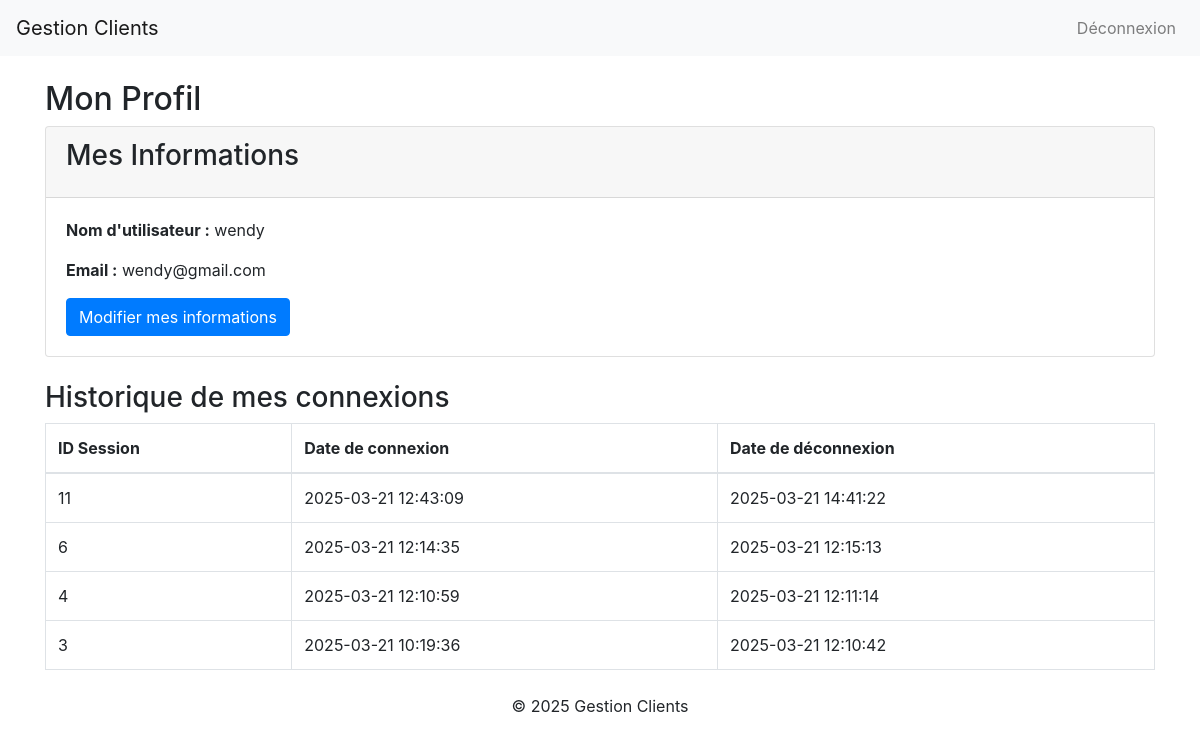
Screenshot of /index.php?controller=user&action=profile (signed in) with the database file from the repository.
### tables this page shows
CREATE TABLE `sessions` (
  `id` int(11) NOT NULL,
  `user_id` int(11) DEFAULT NULL,
  `login_time` timestamp NOT NULL DEFAULT current_timestamp(),
  `logout_time` timestamp NULL DEFAULT NULL
);

### models/Database.php (called while the page is built, shortened)
<?php
class Database {
    private static $instance = null;
    private $pdo;
    private function __construct() {
        $dsn = "mysql:host=" . DB_HOST . ";dbname=" . DB_NAME . ";charset=utf8mb4";
        $this->pdo = new PDO($dsn, DB_USER, DB_PASS, $GLOBALS['options']);
    }
    public static function getInstance() {
        if (self::$instance === null) {
            self::$instance = new Database();
        }
        return self::$instance;
    }
    public function getConnection() {
        return $this->pdo;
    }
}

### controllers/UserController.php (called while the page is built, shortened)
<?php
require_once __DIR__ . '/../models/Session.php';
class UserController {
    private $sessionModel;
    public function __construct() {
        $this->sessionModel = new SessionLog();
    }
    public function profile() {
        $user = $_SESSION['user'];
        $logs = $this->sessionModel->getLogsByUser($user['id']);
        require_once __DIR__ . '/../views/profile.php';
    }
}

### models/Session.php (called while the page is built, shortened)
<?php
require_once 'Database.php';
class SessionLog
{
    private $pdo;
    public function __construct()
    {
        $this->pdo = Database::getInstance()->getConnection();
    }
    public function getLogsByUser($user_id)
    {
        $stmt = $this->pdo->prepare("SELECT * FROM sessions WHERE user_id = :user_id ORDER BY login_time DESC");
        $stmt->execute(['user_id' => $user_id]);
        return $stmt->fetchAll();
    }
}

### views/profile.php (the view, shortened to what this page needs)
<?php require_once 'header.php'; ?>
<!DOCTYPE html>
<html lang="en">
<head>
</head>
<body>
<h2 class="mt-4">Mon Profil</h2>
<div class="card mb-4">
    <div class="card-header">
        <h3 class="card-title">Mes Informations</h3>
    </div>
    <div class="card-body">
        <p><strong>Nom d'utilisateur :</strong> <?= htmlspecialchars($_SESSION['user']['username']) ?></p>
        <p><strong>Email :</strong> <?= htmlspecialchars($_SESSION['user']['email']) ?></p>
        <button type="button" class="btn btn-primary" data-toggle="modal" data-target="#updateProfileModal">
            Modifier mes informations
        </button>
    </div>
</div>
<h3>Historique de mes connexions</h3>
<table class="table table-bordered">
    <thead>
        <tr>
            <th>ID Session</th>
            <th>Date de connexion</th>
            <th>Date de déconnexion</th>
        </tr>
    </thead>
    <tbody>
    <?php foreach($logs as $log): ?>
        <tr>
            <td><?= htmlspecialchars($log['id']) ?></td>
            <td><?= htmlspecialchars($log['login_time']) ?></td>
            <td><?= htmlspecialchars($log['logout_time']) ?></td>
        </tr>
    <?php endforeach; ?>
    </tbody>
</table>
<?php require_once 'footer.php'; ?>
</body>
</html>

### index.php (shortened to what this page needs)
<?php
$controller = isset($_GET['controller']) ? $_GET['controller'] : 'auth';
$action = isset($_GET['action']) ? $_GET['action'] : 'loginForm';
switch($controller) {
    case 'user':
        require_once 'controllers/UserController.php';
        $obj = new UserController();
        break;
}
if(method_exists($obj, $action)) {
    $obj->{$action}();
} else {
    echo "Action non trouvée";
}

### views/header.php (shortened to what this page needs)
<!DOCTYPE html>
<html lang="en">
<head>
    <link rel="stylesheet" href="https://stackpath.bootstrapcdn.com/bootstrap/4.5.2/css/bootstrap.min.css">
</head>
<body>
<nav class="navbar navbar-expand-lg navbar-light bg-light">
  <a class="navbar-brand text-center" href="index.php">Gestion Clients</a>
  <div class="collapse navbar-collapse">
    <ul class="navbar-nav ml-auto">
      <?php if(isset($_SESSION['user'])): ?>
        <li class="nav-item"><a class="nav-link" href="index.php?controller=auth&action=logout">Déconnexion</a></li>
      <?php endif; ?>
    </ul>
  </div>
</nav>
<div class="container mt-4">
</body>
</html>

### views/footer.php (shortened to what this page needs)
<footer class="text-center mt-4">
    <p>&copy; <?= date('Y') ?> Gestion Clients</p>
</footer>
</body>
</html>

### rows the page displays
sessions: id "11", login_time "2025-03-21 12:43:09", logout_time "2025-03-21 14:41:22"
sessions: id "6", login_time "2025-03-21 12:14:35", logout_time "2025-03-21 12:15:13"
sessions: id "4", login_time "2025-03-21 12:10:59", logout_time "2025-03-21 12:11:14"
sessions: id "3", login_time "2025-03-21 10:19:36", logout_time "2025-03-21 12:10:42"

### other values shown
$_SESSION['user']['username'] "wendy"
$_SESSION['user']['email'] "wendy@gmail.com"
